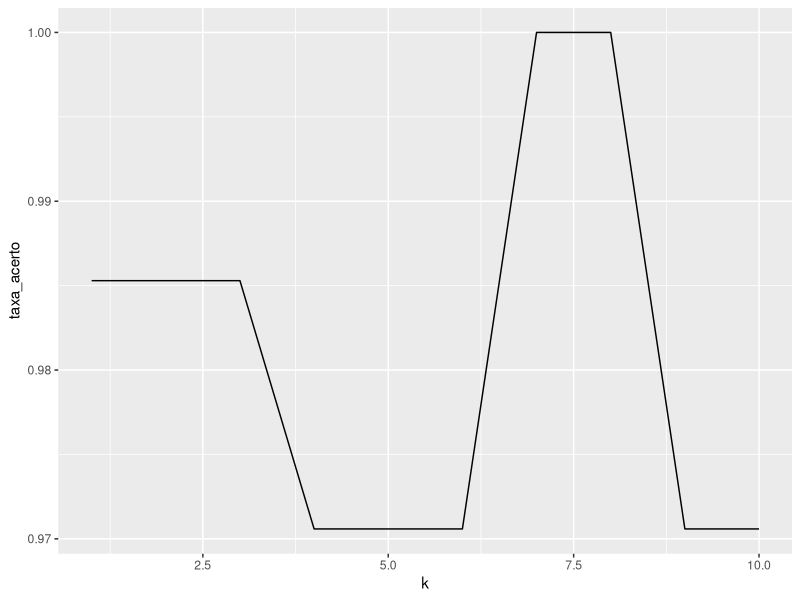

Write the R code that produced this figure.
library(ggplot2)        # Carrega a biblioteca ggplot2 para criação de gráficos
library(palmerpenguins) # Carrega a biblioteca palmerpenguins, que contém o conjunto de dados dos pinguins
library(class)          # Carrega a biblioteca class, que contém funções para classificação, como o KNN

data(penguins)          # Carrega o conjunto de dados dos pinguins na variável 'penguins'
pinguins <- penguins    # Cria uma cópia do conjunto de dados na variável 'pinguins'

pinguins <- pinguins[, -c(2, 7, 8)] # Remove as colunas 2, 7 e 8 (ano, ilha, e código de anel) do conjunto de dados
pinguins <- na.omit(pinguins)       # Remove linhas com valores NA do conjunto de dados

n <- round(0.8 * nrow(pinguins))    # Calcula 80% do número total de linhas para definir o tamanho do conjunto de treino

indices_treino <- sample(1:nrow(pinguins), size = n, replace = FALSE) # Gera uma amostra aleatória de índices para o conjunto de treino

treino <- pinguins[indices_treino,] # Cria o conjunto de treino usando os índices gerados
teste <- pinguins[-indices_treino,] # Cria o conjunto de teste com as linhas que não estão no conjunto de treino

treino_padronizado <- scale(treino[, -1]) # Padroniza os dados do treino (exceto a primeira coluna, que contém as espécies)
teste_padronizado <- scale(teste[,-1])    # Padroniza os dados do teste (exceto a primeira coluna, que contém as espécies)

classe_treino <- treino$species # Armazena a coluna de espécies do conjunto de treino
classe_teste <- teste$species   # Armazena a coluna de espécies do conjunto de teste

modelo01 <- knn(train = treino_padronizado, test = teste_padronizado, cl = classe_treino, k = 1) # Cria um modelo KNN com k = 1
mean(modelo01 == teste$species) # Calcula a taxa de acerto do modelo comparando as predições com as espécies reais do conjunto de teste

cor(treino[, -1]) # Calcula a matriz de correlação das variáveis no conjunto de treino (exceto a coluna de espécies)

taxa_acerto <- c() # Inicializa um vetor para armazenar a taxa de acerto para diferentes valores de k

for(k in 1:10) {   # Loop de 1 a 10 para testar diferentes valores de k
  modelo <- knn(train = treino_padronizado, test = teste_padronizado, cl = classe_treino, k = k) # Cria um modelo KNN para cada valor de k
  taxa_acerto[k] <- mean(modelo == teste$species) # Calcula a taxa de acerto para cada valor de k e armazena no vetor taxa_acerto
}

df <- data.frame(k = 1:10, taxa_acerto) # Cria um dataframe com os valores de k e as respectivas taxas de acerto

ggplot(data = df, aes(x = k, y = taxa_acerto)) + # Cria um gráfico com ggplot2 usando k no eixo x e a taxa de acerto no eixo y
  geom_line()                                   # Adiciona uma linha ao gráfico para conectar os pontos
